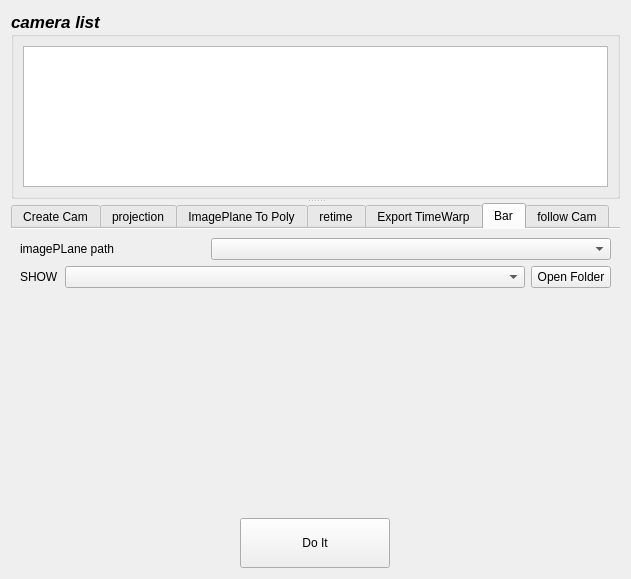
<?xml version="1.0" encoding="UTF-8"?>
<ui version="4.0">
 <class>Form</class>
 <widget class="QWidget" name="Form">
  <property name="geometry">
   <rect>
    <x>0</x>
    <y>0</y>
    <width>631</width>
    <height>579</height>
   </rect>
  </property>
  <property name="windowTitle">
   <string>Form</string>
  </property>
  <layout class="QVBoxLayout" name="verticalLayout_7">
   <item>
    <widget class="QSplitter" name="splitter">
     <property name="orientation">
      <enum>Qt::Vertical</enum>
     </property>
     <widget class="QGroupBox" name="groupBox">
      <property name="sizePolicy">
       <sizepolicy hsizetype="Preferred" vsizetype="Preferred">
        <horstretch>0</horstretch>
        <verstretch>0</verstretch>
       </sizepolicy>
      </property>
      <property name="minimumSize">
       <size>
        <width>0</width>
        <height>150</height>
       </size>
      </property>
      <property name="maximumSize">
       <size>
        <width>16777215</width>
        <height>200</height>
       </size>
      </property>
      <property name="font">
       <font>
        <pointsize>13</pointsize>
        <weight>75</weight>
        <italic>true</italic>
        <bold>true</bold>
       </font>
      </property>
      <property name="title">
       <string>camera list</string>
      </property>
      <layout class="QGridLayout" name="gridLayout">
       <item row="0" column="0">
        <widget class="QListWidget" name="DDcamTool_CamList">
         <property name="enabled">
          <bool>true</bool>
         </property>
         <property name="sizePolicy">
          <sizepolicy hsizetype="Preferred" vsizetype="Preferred">
           <horstretch>0</horstretch>
           <verstretch>0</verstretch>
          </sizepolicy>
         </property>
         <property name="maximumSize">
          <size>
           <width>16777215</width>
           <height>200</height>
          </size>
         </property>
         <property name="font">
          <font>
           <pointsize>9</pointsize>
           <weight>50</weight>
           <italic>false</italic>
           <bold>false</bold>
          </font>
         </property>
         <property name="sortingEnabled">
          <bool>false</bool>
         </property>
        </widget>
       </item>
      </layout>
     </widget>
     <widget class="QTabWidget" name="CamTool_tabWidget">
      <property name="enabled">
       <bool>true</bool>
      </property>
      <property name="sizePolicy">
       <sizepolicy hsizetype="Expanding" vsizetype="Expanding">
        <horstretch>0</horstretch>
        <verstretch>0</verstretch>
       </sizepolicy>
      </property>
      <property name="maximumSize">
       <size>
        <width>16777215</width>
        <height>16777215</height>
       </size>
      </property>
      <property name="tabShape">
       <enum>QTabWidget::Rounded</enum>
      </property>
      <property name="currentIndex">
       <number>5</number>
      </property>
      <property name="documentMode">
       <bool>true</bool>
      </property>
      <property name="tabsClosable">
       <bool>false</bool>
      </property>
      <property name="movable">
       <bool>false</bool>
      </property>
      <widget class="QWidget" name="tab_2">
       <attribute name="title">
        <string>Create Cam</string>
       </attribute>
       <layout class="QGridLayout" name="gridLayout_9">
        <item row="0" column="0">
         <widget class="QFrame" name="frame">
          <property name="frameShape">
           <enum>QFrame::StyledPanel</enum>
          </property>
          <property name="frameShadow">
           <enum>QFrame::Raised</enum>
          </property>
          <layout class="QVBoxLayout" name="verticalLayout_6">
           <item>
            <layout class="QHBoxLayout" name="horizontalLayout_22">
             <item>
              <widget class="QLabel" name="label_13">
               <property name="text">
                <string>Project : </string>
               </property>
               <property name="alignment">
                <set>Qt::AlignRight|Qt::AlignTrailing|Qt::AlignVCenter</set>
               </property>
              </widget>
             </item>
             <item>
              <widget class="QComboBox" name="project_comboBox"/>
             </item>
             <item>
              <widget class="QLabel" name="label_7">
               <property name="text">
                <string>Prefix :</string>
               </property>
              </widget>
             </item>
             <item>
              <widget class="QLineEdit" name="prefix_lineEdit">
               <property name="sizePolicy">
                <sizepolicy hsizetype="Expanding" vsizetype="Fixed">
                 <horstretch>0</horstretch>
                 <verstretch>0</verstretch>
                </sizepolicy>
               </property>
               <property name="minimumSize">
                <size>
                 <width>150</width>
                 <height>0</height>
                </size>
               </property>
              </widget>
             </item>
             <item>
              <widget class="QLabel" name="label_18">
               <property name="text">
                <string>Type :</string>
               </property>
               <property name="alignment">
                <set>Qt::AlignRight|Qt::AlignTrailing|Qt::AlignVCenter</set>
               </property>
              </widget>
             </item>
             <item>
              <widget class="QComboBox" name="camType_comboBox"/>
             </item>
            </layout>
           </item>
           <item>
            <layout class="QHBoxLayout" name="horizontalLayout_23">
             <item>
              <spacer name="horizontalSpacer_7">
               <property name="orientation">
                <enum>Qt::Horizontal</enum>
               </property>
               <property name="sizeHint" stdset="0">
                <size>
                 <width>40</width>
                 <height>20</height>
                </size>
               </property>
              </spacer>
             </item>
             <item>
              <widget class="QLabel" name="label_17">
               <property name="text">
                <string>Focal Length :</string>
               </property>
              </widget>
             </item>
             <item>
              <widget class="QComboBox" name="lens_comboBox"/>
             </item>
            </layout>
           </item>
           <item>
            <layout class="QHBoxLayout" name="horizontalLayout_25">
             <item>
              <widget class="QCheckBox" name="RenderCam_checkBox">
               <property name="font">
                <font>
                 <pointsize>12</pointsize>
                 <weight>75</weight>
                 <bold>true</bold>
                </font>
               </property>
               <property name="styleSheet">
                <string notr="true">color: rgb(189, 45, 47);</string>
               </property>
               <property name="text">
                <string>Render Camera</string>
               </property>
               <property name="checked">
                <bool>true</bool>
               </property>
              </widget>
             </item>
             <item>
              <layout class="QHBoxLayout" name="horizontalLayout_24">
               <item>
                <widget class="QToolButton" name="AddLocator_Button">
                 <property name="sizePolicy">
                  <sizepolicy hsizetype="Fixed" vsizetype="Fixed">
                   <horstretch>0</horstretch>
                   <verstretch>0</verstretch>
                  </sizepolicy>
                 </property>
                 <property name="minimumSize">
                  <size>
                   <width>50</width>
                   <height>50</height>
                  </size>
                 </property>
                 <property name="maximumSize">
                  <size>
                   <width>50</width>
                   <height>50</height>
                  </size>
                 </property>
                 <property name="text">
                  <string>...</string>
                 </property>
                 <property name="iconSize">
                  <size>
                   <width>50</width>
                   <height>50</height>
                  </size>
                 </property>
                </widget>
               </item>
               <item>
                <widget class="QLabel" name="label_15">
                 <property name="text">
                  <string>Add Locator</string>
                 </property>
                </widget>
               </item>
              </layout>
             </item>
            </layout>
           </item>
           <item>
            <layout class="QVBoxLayout" name="verticalLayout_5">
             <item>
              <widget class="QLabel" name="label_14">
               <property name="text">
                <string>Project Info</string>
               </property>
              </widget>
             </item>
             <item>
              <widget class="QTextBrowser" name="projectInfo_textBrowser">
               <property name="sizePolicy">
                <sizepolicy hsizetype="Expanding" vsizetype="Expanding">
                 <horstretch>0</horstretch>
                 <verstretch>0</verstretch>
                </sizepolicy>
               </property>
               <property name="minimumSize">
                <size>
                 <width>0</width>
                 <height>100</height>
                </size>
               </property>
               <property name="maximumSize">
                <size>
                 <width>16777215</width>
                 <height>16777215</height>
                </size>
               </property>
              </widget>
             </item>
            </layout>
           </item>
          </layout>
         </widget>
        </item>
       </layout>
      </widget>
      <widget class="QWidget" name="projectiontab">
       <attribute name="title">
        <string>projection</string>
       </attribute>
       <layout class="QGridLayout" name="gridLayout_6">
        <item row="2" column="0">
         <widget class="QGroupBox" name="groupBox_3">
          <property name="title">
           <string>Hardware Texture Resolution</string>
          </property>
          <layout class="QGridLayout" name="gridLayout_2">
           <item row="0" column="0">
            <layout class="QHBoxLayout" name="horizontalLayout_17">
             <item>
              <widget class="QComboBox" name="textureResComboBox">
               <property name="minimumSize">
                <size>
                 <width>150</width>
                 <height>0</height>
                </size>
               </property>
               <item>
                <property name="text">
                 <string>64</string>
                </property>
               </item>
               <item>
                <property name="text">
                 <string>128</string>
                </property>
               </item>
               <item>
                <property name="text">
                 <string>256</string>
                </property>
               </item>
               <item>
                <property name="text">
                 <string>512</string>
                </property>
               </item>
               <item>
                <property name="text">
                 <string>1024</string>
                </property>
               </item>
               <item>
                <property name="text">
                 <string>2048</string>
                </property>
               </item>
              </widget>
             </item>
             <item>
              <spacer name="horizontalSpacer_9">
               <property name="orientation">
                <enum>Qt::Horizontal</enum>
               </property>
               <property name="sizeHint" stdset="0">
                <size>
                 <width>40</width>
                 <height>20</height>
                </size>
               </property>
              </spacer>
             </item>
            </layout>
           </item>
          </layout>
         </widget>
        </item>
        <item row="0" column="0">
         <layout class="QHBoxLayout" name="horizontalLayout_2">
          <property name="sizeConstraint">
           <enum>QLayout::SetFixedSize</enum>
          </property>
          <item>
           <widget class="QPushButton" name="DDcamTool_autoUVButton">
            <property name="sizePolicy">
             <sizepolicy hsizetype="Fixed" vsizetype="Fixed">
              <horstretch>0</horstretch>
              <verstretch>0</verstretch>
             </sizepolicy>
            </property>
            <property name="minimumSize">
             <size>
              <width>100</width>
              <height>0</height>
             </size>
            </property>
            <property name="text">
             <string>Auto UV</string>
            </property>
           </widget>
          </item>
          <item>
           <spacer name="horizontalSpacer">
            <property name="orientation">
             <enum>Qt::Horizontal</enum>
            </property>
            <property name="sizeHint" stdset="0">
             <size>
              <width>40</width>
              <height>20</height>
             </size>
            </property>
           </spacer>
          </item>
         </layout>
        </item>
        <item row="1" column="0">
         <widget class="QGroupBox" name="groupBox_2">
          <property name="title">
           <string>Bake Texture</string>
          </property>
          <layout class="QVBoxLayout" name="verticalLayout">
           <item>
            <layout class="QHBoxLayout" name="horizontalLayout_3">
             <item>
              <widget class="QLabel" name="label_2">
               <property name="text">
                <string>Texture Resolution</string>
               </property>
              </widget>
             </item>
             <item>
              <widget class="QLineEdit" name="DDcamTool_baketexRes">
               <property name="sizePolicy">
                <sizepolicy hsizetype="Fixed" vsizetype="Fixed">
                 <horstretch>0</horstretch>
                 <verstretch>0</verstretch>
                </sizepolicy>
               </property>
               <property name="maximumSize">
                <size>
                 <width>60</width>
                 <height>16777215</height>
                </size>
               </property>
               <property name="text">
                <string>512</string>
               </property>
              </widget>
             </item>
             <item>
              <widget class="QPushButton" name="DDcamTool_DoBakeButton">
               <property name="sizePolicy">
                <sizepolicy hsizetype="Fixed" vsizetype="Fixed">
                 <horstretch>0</horstretch>
                 <verstretch>0</verstretch>
                </sizepolicy>
               </property>
               <property name="minimumSize">
                <size>
                 <width>100</width>
                 <height>0</height>
                </size>
               </property>
               <property name="text">
                <string>Bake</string>
               </property>
              </widget>
             </item>
             <item>
              <spacer name="horizontalSpacer_3">
               <property name="orientation">
                <enum>Qt::Horizontal</enum>
               </property>
               <property name="sizeHint" stdset="0">
                <size>
                 <width>40</width>
                 <height>20</height>
                </size>
               </property>
              </spacer>
             </item>
            </layout>
           </item>
          </layout>
         </widget>
        </item>
       </layout>
      </widget>
      <widget class="QWidget" name="tab">
       <attribute name="title">
        <string>ImagePlane To Poly</string>
       </attribute>
       <layout class="QGridLayout" name="gridLayout_7">
        <item row="0" column="0">
         <spacer name="verticalSpacer_5">
          <property name="orientation">
           <enum>Qt::Vertical</enum>
          </property>
          <property name="sizeType">
           <enum>QSizePolicy::Fixed</enum>
          </property>
          <property name="sizeHint" stdset="0">
           <size>
            <width>20</width>
            <height>40</height>
           </size>
          </property>
         </spacer>
        </item>
        <item row="9" column="0">
         <spacer name="verticalSpacer_4">
          <property name="orientation">
           <enum>Qt::Vertical</enum>
          </property>
          <property name="sizeType">
           <enum>QSizePolicy::Expanding</enum>
          </property>
          <property name="sizeHint" stdset="0">
           <size>
            <width>20</width>
            <height>40</height>
           </size>
          </property>
         </spacer>
        </item>
        <item row="2" column="0">
         <layout class="QHBoxLayout" name="horizontalLayout_13">
          <item>
           <widget class="QCheckBox" name="DDcamTool_withTexture_checkBox">
            <property name="enabled">
             <bool>false</bool>
            </property>
            <property name="text">
             <string>Texture</string>
            </property>
            <property name="checked">
             <bool>false</bool>
            </property>
           </widget>
          </item>
          <item>
           <widget class="QCheckBox" name="DDcamTool_withBake_checkBox">
            <property name="text">
             <string>Bake</string>
            </property>
            <property name="checked">
             <bool>true</bool>
            </property>
           </widget>
          </item>
          <item>
           <spacer name="horizontalSpacer_2">
            <property name="orientation">
             <enum>Qt::Horizontal</enum>
            </property>
            <property name="sizeHint" stdset="0">
             <size>
              <width>40</width>
              <height>20</height>
             </size>
            </property>
           </spacer>
          </item>
         </layout>
        </item>
        <item row="1" column="0">
         <layout class="QHBoxLayout" name="horizontalLayout_14">
          <item>
           <widget class="QLabel" name="label">
            <property name="maximumSize">
             <size>
              <width>130</width>
              <height>16777215</height>
             </size>
            </property>
            <property name="text">
             <string>Select imagePlane</string>
            </property>
           </widget>
          </item>
          <item>
           <widget class="QComboBox" name="DDcamTool_impList_comboBox"/>
          </item>
         </layout>
        </item>
        <item row="3" column="0">
         <layout class="QHBoxLayout" name="horizontalLayout_15">
          <item>
           <widget class="QPushButton" name="DDcamTool_ItoPMake_Button">
            <property name="minimumSize">
             <size>
              <width>150</width>
              <height>0</height>
             </size>
            </property>
            <property name="text">
             <string>Make</string>
            </property>
           </widget>
          </item>
          <item>
           <spacer name="horizontalSpacer_8">
            <property name="orientation">
             <enum>Qt::Horizontal</enum>
            </property>
            <property name="sizeHint" stdset="0">
             <size>
              <width>40</width>
              <height>20</height>
             </size>
            </property>
           </spacer>
          </item>
         </layout>
        </item>
        <item row="5" column="0">
         <layout class="QHBoxLayout" name="horizontalLayout_27">
          <item>
           <widget class="QPushButton" name="DDcamTool_ipBake_Button">
            <property name="minimumSize">
             <size>
              <width>150</width>
              <height>0</height>
             </size>
            </property>
            <property name="text">
             <string>Bake</string>
            </property>
           </widget>
          </item>
          <item>
           <spacer name="horizontalSpacer_13">
            <property name="orientation">
             <enum>Qt::Horizontal</enum>
            </property>
            <property name="sizeHint" stdset="0">
             <size>
              <width>40</width>
              <height>20</height>
             </size>
            </property>
           </spacer>
          </item>
         </layout>
        </item>
       </layout>
      </widget>
      <widget class="QWidget" name="retimetab">
       <attribute name="title">
        <string>retime</string>
       </attribute>
       <layout class="QVBoxLayout" name="verticalLayout_2">
        <item>
         <layout class="QHBoxLayout" name="horizontalLayout_8">
          <item>
           <layout class="QHBoxLayout" name="horizontalLayout_5">
            <item>
             <widget class="QLabel" name="label_3">
              <property name="sizePolicy">
               <sizepolicy hsizetype="Fixed" vsizetype="Preferred">
                <horstretch>0</horstretch>
                <verstretch>0</verstretch>
               </sizepolicy>
              </property>
              <property name="minimumSize">
               <size>
                <width>80</width>
                <height>0</height>
               </size>
              </property>
              <property name="text">
               <string>Start Frame</string>
              </property>
             </widget>
            </item>
            <item>
             <widget class="QDoubleSpinBox" name="StartFrame_SpinBox">
              <property name="maximumSize">
               <size>
                <width>100</width>
                <height>16777215</height>
               </size>
              </property>
              <property name="maximum">
               <double>1111111111.000000000000000</double>
              </property>
             </widget>
            </item>
           </layout>
          </item>
          <item>
           <spacer name="horizontalSpacer_4">
            <property name="orientation">
             <enum>Qt::Horizontal</enum>
            </property>
            <property name="sizeType">
             <enum>QSizePolicy::Expanding</enum>
            </property>
            <property name="sizeHint" stdset="0">
             <size>
              <width>120</width>
              <height>20</height>
             </size>
            </property>
           </spacer>
          </item>
         </layout>
        </item>
        <item>
         <layout class="QHBoxLayout" name="horizontalLayout_9">
          <item>
           <layout class="QHBoxLayout" name="horizontalLayout_6">
            <item>
             <widget class="QLabel" name="label_4">
              <property name="sizePolicy">
               <sizepolicy hsizetype="Fixed" vsizetype="Preferred">
                <horstretch>0</horstretch>
                <verstretch>0</verstretch>
               </sizepolicy>
              </property>
              <property name="minimumSize">
               <size>
                <width>80</width>
                <height>0</height>
               </size>
              </property>
              <property name="text">
               <string>End Frame</string>
              </property>
             </widget>
            </item>
            <item>
             <widget class="QDoubleSpinBox" name="EndFrame_SpinBox">
              <property name="maximumSize">
               <size>
                <width>100</width>
                <height>16777215</height>
               </size>
              </property>
              <property name="maximum">
               <double>1111111111.000000000000000</double>
              </property>
             </widget>
            </item>
           </layout>
          </item>
          <item>
           <spacer name="horizontalSpacer_5">
            <property name="orientation">
             <enum>Qt::Horizontal</enum>
            </property>
            <property name="sizeType">
             <enum>QSizePolicy::Expanding</enum>
            </property>
            <property name="sizeHint" stdset="0">
             <size>
              <width>120</width>
              <height>20</height>
             </size>
            </property>
           </spacer>
          </item>
         </layout>
        </item>
        <item>
         <layout class="QHBoxLayout" name="horizontalLayout_10">
          <item>
           <layout class="QHBoxLayout" name="horizontalLayout_7">
            <item>
             <widget class="QLabel" name="label_5">
              <property name="sizePolicy">
               <sizepolicy hsizetype="Fixed" vsizetype="Preferred">
                <horstretch>0</horstretch>
                <verstretch>0</verstretch>
               </sizepolicy>
              </property>
              <property name="minimumSize">
               <size>
                <width>80</width>
                <height>0</height>
               </size>
              </property>
              <property name="text">
               <string>FPS</string>
              </property>
             </widget>
            </item>
            <item>
             <widget class="QSpinBox" name="FPS_SpinBox">
              <property name="minimum">
               <number>0</number>
              </property>
              <property name="maximum">
               <number>1000</number>
              </property>
              <property name="singleStep">
               <number>24</number>
              </property>
              <property name="value">
               <number>48</number>
              </property>
             </widget>
            </item>
           </layout>
          </item>
          <item>
           <widget class="QLabel" name="label_6">
            <property name="sizePolicy">
             <sizepolicy hsizetype="Fixed" vsizetype="Preferred">
              <horstretch>0</horstretch>
              <verstretch>0</verstretch>
             </sizepolicy>
            </property>
            <property name="minimumSize">
             <size>
              <width>80</width>
              <height>0</height>
             </size>
            </property>
            <property name="maximumSize">
             <size>
              <width>120</width>
              <height>16777215</height>
             </size>
            </property>
            <property name="text">
             <string>to 24fps</string>
            </property>
           </widget>
          </item>
          <item>
           <spacer name="horizontalSpacer_6">
            <property name="orientation">
             <enum>Qt::Horizontal</enum>
            </property>
            <property name="sizeHint" stdset="0">
             <size>
              <width>40</width>
              <height>20</height>
             </size>
            </property>
           </spacer>
          </item>
         </layout>
        </item>
        <item>
         <spacer name="verticalSpacer">
          <property name="orientation">
           <enum>Qt::Vertical</enum>
          </property>
          <property name="sizeHint" stdset="0">
           <size>
            <width>20</width>
            <height>40</height>
           </size>
          </property>
         </spacer>
        </item>
       </layout>
      </widget>
      <widget class="QWidget" name="exportTimeWarpTab">
       <attribute name="title">
        <string>Export TimeWarp</string>
       </attribute>
       <layout class="QGridLayout" name="gridLayout_4">
        <item row="0" column="0">
         <layout class="QVBoxLayout" name="verticalLayout_3">
          <item>
           <widget class="QLabel" name="label_9">
            <property name="text">
             <string>Select ImagePlane</string>
            </property>
           </widget>
          </item>
          <item>
           <layout class="QHBoxLayout" name="horizontalLayout_12">
            <item>
             <widget class="QPushButton" name="DDcamTool_AddImpButton">
              <property name="sizePolicy">
               <sizepolicy hsizetype="Expanding" vsizetype="Fixed">
                <horstretch>0</horstretch>
                <verstretch>0</verstretch>
               </sizepolicy>
              </property>
              <property name="minimumSize">
               <size>
                <width>150</width>
                <height>0</height>
               </size>
              </property>
              <property name="maximumSize">
               <size>
                <width>16777215</width>
                <height>16777215</height>
               </size>
              </property>
              <property name="text">
               <string>Add</string>
              </property>
             </widget>
            </item>
            <item>
             <widget class="QPushButton" name="DDcamTool_AddImpClearButton">
              <property name="maximumSize">
               <size>
                <width>80</width>
                <height>16777215</height>
               </size>
              </property>
              <property name="text">
               <string>clear</string>
              </property>
             </widget>
            </item>
           </layout>
          </item>
          <item>
           <widget class="QListWidget" name="DDcamTool_AddImplistWidget"/>
          </item>
          <item>
           <layout class="QHBoxLayout" name="horizontalLayout">
            <item>
             <widget class="QLabel" name="label_8">
              <property name="text">
               <string>path :</string>
              </property>
             </widget>
            </item>
            <item>
             <widget class="QLineEdit" name="DDcamTool_AddImplineEdit">
              <property name="readOnly">
               <bool>true</bool>
              </property>
             </widget>
            </item>
           </layout>
          </item>
         </layout>
        </item>
       </layout>
      </widget>
      <widget class="QWidget" name="BarTab">
       <attribute name="title">
        <string>Bar</string>
       </attribute>
       <layout class="QVBoxLayout" name="verticalLayout_8">
        <item>
         <layout class="QHBoxLayout" name="horizontalLayout_4">
          <item>
           <widget class="QLabel" name="label_11">
            <property name="minimumSize">
             <size>
              <width>120</width>
              <height>0</height>
             </size>
            </property>
            <property name="font">
             <font>
              <weight>50</weight>
              <italic>false</italic>
              <bold>false</bold>
             </font>
            </property>
            <property name="text">
             <string>imagePLane path</string>
            </property>
           </widget>
          </item>
          <item>
           <widget class="QComboBox" name="GHcreateImageplane_comboBox">
            <property name="minimumSize">
             <size>
              <width>400</width>
              <height>0</height>
             </size>
            </property>
            <property name="font">
             <font>
              <weight>50</weight>
              <bold>false</bold>
             </font>
            </property>
           </widget>
          </item>
         </layout>
        </item>
        <item>
         <layout class="QHBoxLayout" name="horizontalLayout_26">
          <item>
           <widget class="QLabel" name="label_16">
            <property name="sizePolicy">
             <sizepolicy hsizetype="Maximum" vsizetype="Preferred">
              <horstretch>0</horstretch>
              <verstretch>0</verstretch>
             </sizepolicy>
            </property>
            <property name="text">
             <string>SHOW</string>
            </property>
           </widget>
          </item>
          <item>
           <widget class="QComboBox" name="BarShowComboBox"/>
          </item>
          <item>
           <widget class="QPushButton" name="BarShowPushButton">
            <property name="sizePolicy">
             <sizepolicy hsizetype="Maximum" vsizetype="Fixed">
              <horstretch>0</horstretch>
              <verstretch>0</verstretch>
             </sizepolicy>
            </property>
            <property name="text">
             <string>Open Folder</string>
            </property>
           </widget>
          </item>
         </layout>
        </item>
        <item>
         <spacer name="verticalSpacer_2">
          <property name="orientation">
           <enum>Qt::Vertical</enum>
          </property>
          <property name="sizeHint" stdset="0">
           <size>
            <width>20</width>
            <height>40</height>
           </size>
          </property>
         </spacer>
        </item>
       </layout>
      </widget>
      <widget class="QWidget" name="followCam_Tab">
       <attribute name="title">
        <string>follow Cam</string>
       </attribute>
       <layout class="QVBoxLayout" name="verticalLayout_4">
        <item>
         <layout class="QHBoxLayout" name="horizontalLayout_19">
          <item>
           <widget class="QLabel" name="label_12">
            <property name="minimumSize">
             <size>
              <width>80</width>
              <height>0</height>
             </size>
            </property>
            <property name="maximumSize">
             <size>
              <width>80</width>
              <height>16777215</height>
             </size>
            </property>
            <property name="text">
             <string>Create New</string>
            </property>
           </widget>
          </item>
          <item>
           <widget class="QCheckBox" name="CreateNew_checkBox">
            <property name="text">
             <string/>
            </property>
            <property name="checked">
             <bool>true</bool>
            </property>
           </widget>
          </item>
         </layout>
        </item>
        <item>
         <layout class="QHBoxLayout" name="horizontalLayout_21">
          <item>
           <widget class="QLabel" name="followCam_Label">
            <property name="enabled">
             <bool>false</bool>
            </property>
            <property name="minimumSize">
             <size>
              <width>80</width>
              <height>0</height>
             </size>
            </property>
            <property name="maximumSize">
             <size>
              <width>80</width>
              <height>16777215</height>
             </size>
            </property>
            <property name="text">
             <string>follow Cam List</string>
            </property>
           </widget>
          </item>
          <item>
           <widget class="QComboBox" name="CamList_comboBox">
            <property name="enabled">
             <bool>false</bool>
            </property>
            <property name="minimumSize">
             <size>
              <width>0</width>
              <height>25</height>
             </size>
            </property>
           </widget>
          </item>
          <item>
           <widget class="QToolButton" name="RefreshCamList_btn">
            <property name="enabled">
             <bool>false</bool>
            </property>
            <property name="text">
             <string>...</string>
            </property>
           </widget>
          </item>
         </layout>
        </item>
        <item>
         <layout class="QHBoxLayout" name="horizontalLayout_20">
          <item>
           <widget class="QLabel" name="label_10">
            <property name="minimumSize">
             <size>
              <width>80</width>
              <height>0</height>
             </size>
            </property>
            <property name="maximumSize">
             <size>
              <width>80</width>
              <height>16777215</height>
             </size>
            </property>
            <property name="text">
             <string>Translate</string>
            </property>
           </widget>
          </item>
          <item>
           <layout class="QHBoxLayout" name="horizontalLayout_16">
            <item>
             <widget class="QCheckBox" name="Qtx_checkBox">
              <property name="text">
               <string>X</string>
              </property>
              <property name="checked">
               <bool>true</bool>
              </property>
             </widget>
            </item>
            <item>
             <spacer name="horizontalSpacer_10">
              <property name="orientation">
               <enum>Qt::Horizontal</enum>
              </property>
              <property name="sizeHint" stdset="0">
               <size>
                <width>40</width>
                <height>20</height>
               </size>
              </property>
             </spacer>
            </item>
            <item>
             <widget class="QCheckBox" name="Qty_checkBox">
              <property name="text">
               <string>Y</string>
              </property>
              <property name="checked">
               <bool>true</bool>
              </property>
             </widget>
            </item>
            <item>
             <spacer name="horizontalSpacer_11">
              <property name="orientation">
               <enum>Qt::Horizontal</enum>
              </property>
              <property name="sizeHint" stdset="0">
               <size>
                <width>40</width>
                <height>20</height>
               </size>
              </property>
             </spacer>
            </item>
            <item>
             <widget class="QCheckBox" name="Qtz_checkBox">
              <property name="text">
               <string>Z</string>
              </property>
              <property name="checked">
               <bool>true</bool>
              </property>
             </widget>
            </item>
            <item>
             <spacer name="horizontalSpacer_12">
              <property name="orientation">
               <enum>Qt::Horizontal</enum>
              </property>
              <property name="sizeType">
               <enum>QSizePolicy::Fixed</enum>
              </property>
              <property name="sizeHint" stdset="0">
               <size>
                <width>200</width>
                <height>20</height>
               </size>
              </property>
             </spacer>
            </item>
           </layout>
          </item>
         </layout>
        </item>
        <item>
         <layout class="QHBoxLayout" name="horizontalLayout_18">
          <item>
           <spacer name="horizontalSpacer_14">
            <property name="orientation">
             <enum>Qt::Horizontal</enum>
            </property>
            <property name="sizeHint" stdset="0">
             <size>
              <width>40</width>
              <height>20</height>
             </size>
            </property>
           </spacer>
          </item>
          <item>
           <widget class="QPushButton" name="DeleteFCNodes_Btn">
            <property name="minimumSize">
             <size>
              <width>0</width>
              <height>30</height>
             </size>
            </property>
            <property name="maximumSize">
             <size>
              <width>200</width>
              <height>16777215</height>
             </size>
            </property>
            <property name="text">
             <string>DELETE Nodes</string>
            </property>
           </widget>
          </item>
         </layout>
        </item>
       </layout>
      </widget>
     </widget>
    </widget>
   </item>
   <item>
    <layout class="QHBoxLayout" name="horizontalLayout_11">
     <item>
      <widget class="QPushButton" name="DDcamTool_DoItButton">
       <property name="sizePolicy">
        <sizepolicy hsizetype="Fixed" vsizetype="Fixed">
         <horstretch>0</horstretch>
         <verstretch>0</verstretch>
        </sizepolicy>
       </property>
       <property name="minimumSize">
        <size>
         <width>150</width>
         <height>50</height>
        </size>
       </property>
       <property name="text">
        <string>Do It</string>
       </property>
      </widget>
     </item>
    </layout>
   </item>
  </layout>
 </widget>
 <resources/>
 <connections/>
</ui>
